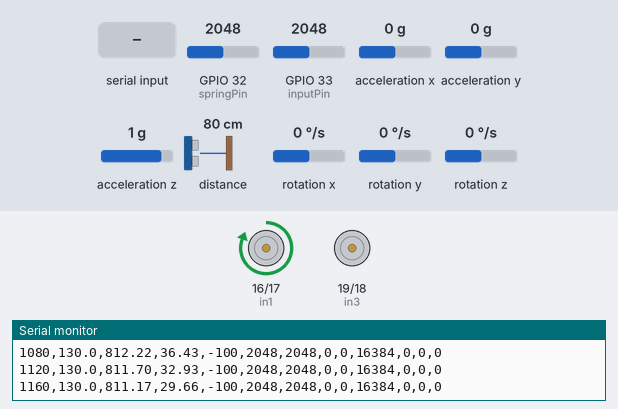
Bench run of a sketch on a simulated ESP32. On the bench: motor-driver pin pairs drawn as motors (green arrow = first pin HIGH = forward, orange = second pin HIGH = backward, longer = more drive, scaled by the enable pin), the last lines printed to the serial monitor. The inputs (shaded band) are chosen by the test bench; at power-on: distance to the obstacle 80 cm, acceleration z 1 g, GPIO 32 (springPin) = 2048, GPIO 33 (inputPin) = 2048, acceleration x 0 g, acceleration y 0 g, rotation x 0 °/s, rotation y 0 °/s, rotation z 0 °/s (analog values on the 0–4095 scale).

Above: at 1.2 s.
1.3 s: distance to the obstacle set to 18 cm
At 2.5 s:
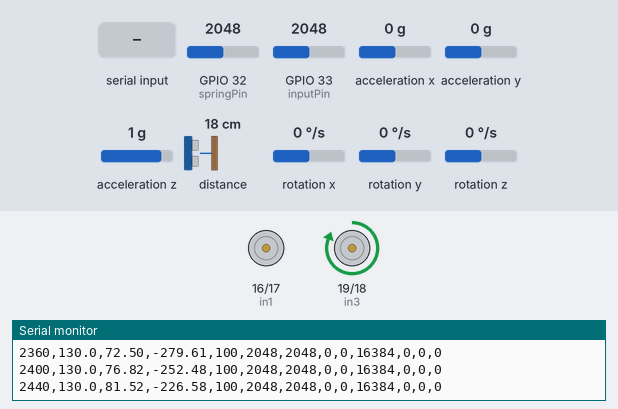
4.3 s: acceleration z set to -1.4 g
At 5.1 s:
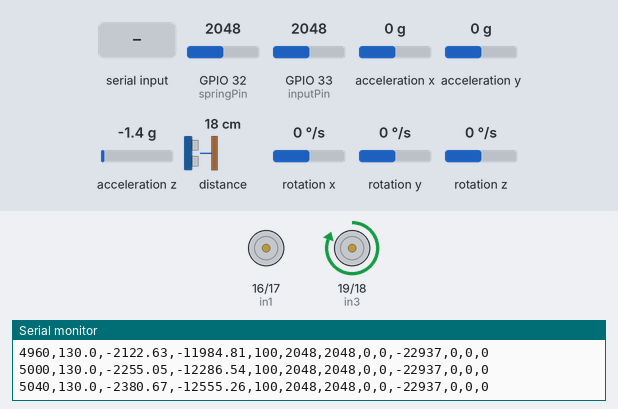
5.8 s: "2\n" received over Serial
At 7.2 s:
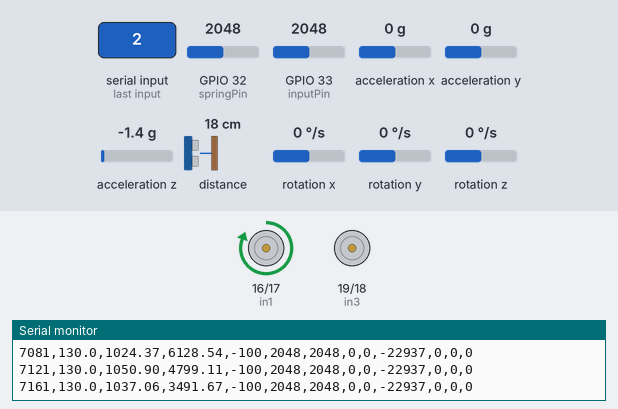
8.8 s: "1\n" received over Serial
At 11.5 s:
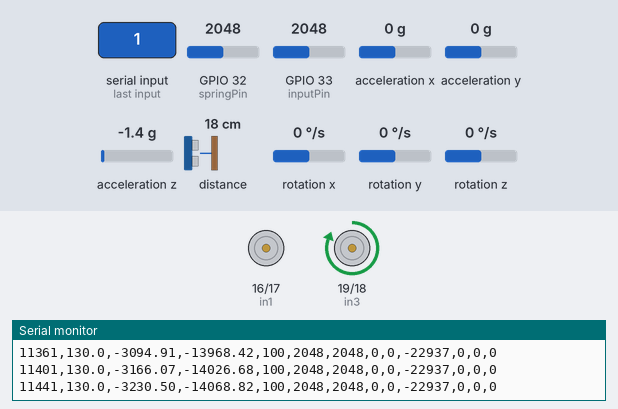
11.8 s: "T" received over Serial
At 13.3 s:
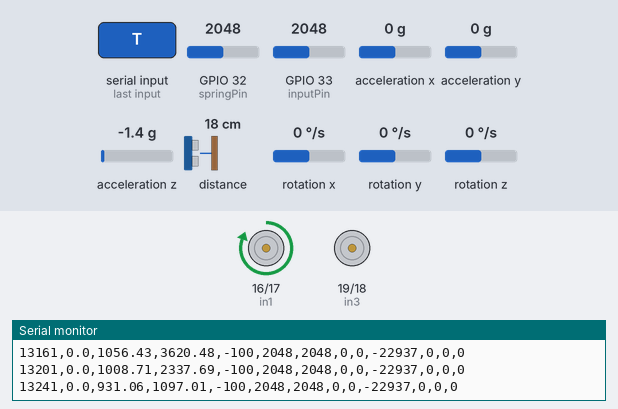
Timing chart, 0 to 14.9 s (numbered marks = the images above; inputs shaded):
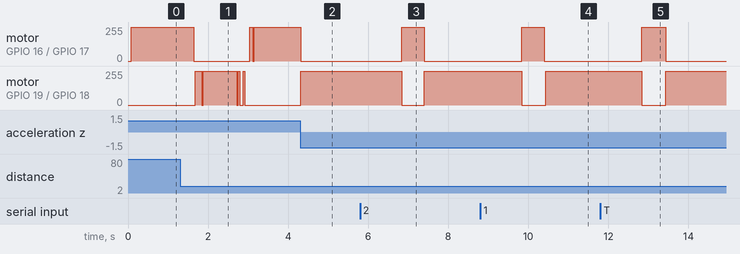

The sketch:

PID.ino
```cpp
#include <Wire.h>
#include <VL53L0X.h>
#include <MPU6050.h>

// --- Pin Definitions ---
const int enA = 25; const int in1 = 16; const int in2 = 17; // Exhaust Valve
const int enB = 26; const int in3 = 19; const int in4 = 18; // Inlet Valve
const int inputPin = 33;
const int springPin = 32;

// --- Hardware & Loop Config ---
VL53L0X sensor;
MPU6050 imu(0x68);

const unsigned long LOOP_INTERVAL = 40; // 25 Hz Control Loop (40 ms)
const unsigned long CYCLE_TIME = 143;  // 7 Hz Solenoid PWM Base Cycle
unsigned long lastLoopTime = 0;

// --- PID Gains & Limits ---
float Kp = 2.5;
float Ki = 0.1;
float Kd = 0.5;
float iTerm = 0.0;
const float I_LIMIT = 50.0;

// Refined deadband: Reduced from 4.0mm to 1.5mm thanks to Kalman noise suppression
const float DEADZONE = 1.5;

// --- Target & State Variables ---
float targetHeight = 130.0; // Default nominal set-point (mm)
int pInRaw = 0, pSpRaw = 0;

// ============================================================================
// 2-STATE KINEMATIC KALMAN FILTER (Fusing ToF Laser & IMU Z-Acceleration)
// State Vector X = [ position (mm), velocity (mm/s) ]^T
// ============================================================================
float x_hat[2] = {130.0, 0.0}; // Initial State: [130mm, 0mm/s]
float P[2][2]  = {{10.0, 0.0},
                  {0.0, 10.0}}; // Initial Covariance

// Process & Measurement Noise Tuning
const float Q_accel = 150.0;   // Process noise variance from accelerometer (mm/s^2)^2
const float R_tof   = 4.0;     // Measurement noise variance from ToF laser (mm^2)
const float GRAVITY = 9806.65; // Gravity in mm/s^2 (Standard 1G)

// MPU6050 LSB -> mm/s^2 conversion factor (+/-2g range: 1g = 16384 LSB)
const float ACCEL_SCALE = 9806.65 / 16384.0;

void updateKalmanFilter(float tof_meas_mm, float raw_az, float dt) {
  // 1. Convert raw IMU Z-acceleration to mm/s^2 and subtract gravity
  // Assumes +Z points UP when resting flat.
  float a_z = (raw_az * ACCEL_SCALE) - GRAVITY;

  // --- PREDICT STEP (Kinematic Model) ---
  float pos_pred = x_hat[0] + x_hat[1] * dt + 0.5f * a_z * dt * dt;
  float vel_pred = x_hat[1] + a_z * dt;

  // Covariance Extrapolation: P_pred = F * P * F^T + Q
  float P00_new = P[0][0] + dt * (P[1][0] + P[0][1]) + dt * dt * P[1][1] + 0.25f * dt * dt * dt * dt * Q_accel;
  float P01_new = P[0][1] + dt * P[1][1] + 0.5f * dt * dt * dt * Q_accel;
  float P10_new = P[1][0] + dt * P[1][1] + 0.5f * dt * dt * dt * Q_accel;
  float P11_new = P[1][1] + dt * dt * Q_accel;

  // --- UPDATE / CORRECT STEP (ToF Laser Reading) ---
  float y = tof_meas_mm - pos_pred; // Innovation
  float S = P00_new + R_tof;        // Innovation Covariance

  // Kalman Gain
  float K0 = P00_new / S;
  float K1 = P10_new / S;

  // State Correction
  x_hat[0] = pos_pred + K0 * y;
  x_hat[1] = vel_pred + K1 * y;

  // Covariance Update
  P[0][0] = (1.0f - K0) * P00_new;
  P[0][1] = (1.0f - K0) * P01_new;
  P[1][0] = P10_new - K1 * P00_new;
  P[1][1] = P11_new - K1 * P01_new;
}

// ============================================================================
// SETUP & INITIALIZATION
// ============================================================================
void setup() {
  Serial.begin(115200);
  Wire.begin(21, 22);

  pinMode(enA, OUTPUT); pinMode(in1, OUTPUT); pinMode(in2, OUTPUT);
  pinMode(enB, OUTPUT); pinMode(in3, OUTPUT); pinMode(in4, OUTPUT);
  analogReadResolution(12);

  if (!sensor.init()) {
    Serial.println("VL53L0X Fail");
    while (1);
  }
  sensor.setTimeout(500);
  sensor.startContinuous();

  imu.initialize();
  if (!imu.testConnection()) {
    Serial.println("MPU6050 Fail");
    while (1);
  }
}

// ============================================================================
// MAIN CONTROL LOOP (25 Hz Sync)
// ============================================================================
void loop() {
  // 1. Listen for Real-time Tuning Commands from Python over USB
  if (Serial.available() > 0) {
    char type = Serial.read();
    float val = Serial.parseFloat();
    if (type == 'T') targetHeight = val;
    else if (type == 'P') Kp = val;
    else if (type == 'I') Ki = val;
    else if (type == 'D') Kd = val;
    while(Serial.available() > 0) Serial.read(); // Clear buffer
  }

  // 2. Timed Loop Execution (40 ms = 25 Hz)
  unsigned long now = millis();
  if (now - lastLoopTime >= LOOP_INTERVAL) {
    float dt = (now - lastLoopTime) / 1000.0f;
    lastLoopTime = now;

    // --- Read Hardware Sensors ---
    uint16_t rawDist = sensor.readRangeContinuousMillimeters();
    pInRaw = analogRead(inputPin);
    pSpRaw = analogRead(springPin);

    int16_t ax, ay, az, gx, gy, gz;
    imu.getMotion6(&ax, &ay, &az, &gx, &gy, &gz);

    // --- Sensor Fusion Update ---
    updateKalmanFilter((float)rawDist, (float)az, dt);

    float currentHeight   = x_hat[0]; // Filtered Height (mm)
    float currentVelocity = x_hat[1]; // Filtered Velocity (mm/s)

    // --- PID Logic ---
    float error = targetHeight - currentHeight;
    int dutyCycle = 0;
    int statusFlag = 0; // 0: Idle, 1: Filling, 2: Draining

    // Conditional Integration: Only add to iTerm when outside the 1.5mm band
    if (abs(error) > DEADZONE) {
      iTerm += error * dt;
      iTerm = constrain(iTerm, -I_LIMIT, I_LIMIT); // Anti-windup
    }
    // Note: Inside <= 1.5mm band, iTerm holds its accumulated value (frozen)

    // Actuation Control Logic
    if (abs(error) > DEADZONE) {
      // Derivative on Process Velocity (Eliminates Derivative Kick)
      float dTerm = -currentVelocity;

      float output = (Kp * error) + (Ki * iTerm) + (Kd * dTerm);

      dutyCycle = constrain(abs((int)output), 20, 100);
      statusFlag = (output > 0) ? 1 : 2;
    } else {
      // Inside 1.5mm Deadband: Turn valves off to preserve air and eliminate chatter
      dutyCycle = 0;
      statusFlag = 0;
    }

    // --- Command Valves via PWM ---
    runBinaryPulsing(statusFlag, dutyCycle);

    // --- CSV Telemetry Stream for Python Logging & Paper Calculations ---
    Serial.print(now); Serial.print(",");
    Serial.print(targetHeight, 1); Serial.print(",");
    Serial.print(currentHeight, 2); Serial.print(",");   // Fused Height
    Serial.print(currentVelocity, 2); Serial.print(","); // Fused Velocity
    Serial.print(statusFlag == 2 ? -dutyCycle : dutyCycle); Serial.print(",");
    Serial.print(pInRaw); Serial.print(",");
    Serial.print(pSpRaw); Serial.print(",");
    Serial.print(ax); Serial.print(",");
    Serial.print(ay); Serial.print(",");
    Serial.print(az); Serial.print(",");
    Serial.print(gx); Serial.print(",");
    Serial.print(gy); Serial.print(",");
    Serial.println(gz);
  }
}

// ============================================================================
// PWM SOLENOID ACTUATOR CONTROL (7 Hz Base Frequency Pulsing)
// ============================================================================
void runBinaryPulsing(int status, int dc) {
  unsigned long elapsed = millis() % CYCLE_TIME;
  unsigned long onTime = (dc * CYCLE_TIME) / 100;
  bool valveOpen = (elapsed < onTime);

  if (status == 1 && valveOpen) { // Filling (Inlet Open)
    digitalWrite(in3, HIGH); digitalWrite(in4, LOW); digitalWrite(enB, HIGH);
    digitalWrite(enA, LOW);
  }
  else if (status == 2 && valveOpen) { // Draining (Exhaust Open)
    digitalWrite(in1, HIGH); digitalWrite(in2, LOW); digitalWrite(enA, HIGH);
    digitalWrite(enB, LOW);
  }
  else { // All Valves Closed
    digitalWrite(enA, LOW);  digitalWrite(enB, LOW);
    digitalWrite(in1, LOW);  digitalWrite(in2, LOW);
    digitalWrite(in3, LOW);  digitalWrite(in4, LOW);
  }
}
```

ARDC.ino
```cpp

```

PPO.ino
```cpp

```

Measured:
- after the input at 1.3 s, motor on GPIO 16 (in1) / GPIO 17 (in2): forward 255/255 → stopped after 0.34 s, → forward 255/255 1.4 s later; motor on GPIO 19 (in3) / GPIO 18 (in4): stopped → forward 255/255 after 0.38 s, → stopped 1.0 s later
- after the input at 4.3 s, motor on GPIO 16 (in1) / GPIO 17 (in2): forward 255/255 → stopped at once; motor on GPIO 19 (in3) / GPIO 18 (in4): stopped → forward 255/255 at once
- after the input at 5.8 s, motor on GPIO 16 (in1) / GPIO 17 (in2): stopped → forward 255/255 after 1.0 s, → stopped 0.56 s later; motor on GPIO 19 (in3) / GPIO 18 (in4): forward 255/255 → stopped after 1.0 s, → forward 255/255 0.56 s later
- after the input at 8.8 s, motor on GPIO 16 (in1) / GPIO 17 (in2): stopped → forward 255/255 after 1.0 s, → stopped 0.56 s later; motor on GPIO 19 (in3) / GPIO 18 (in4): forward 255/255 → stopped after 1.0 s, → forward 255/255 0.60 s later
- after the input at 11.8 s, motor on GPIO 16 (in1) / GPIO 17 (in2): stopped → forward 255/255 after 1.0 s, → stopped 0.60 s later; motor on GPIO 19 (in3) / GPIO 18 (in4): forward 255/255 → stopped after 1.0 s, → forward 255/255 0.60 s later
